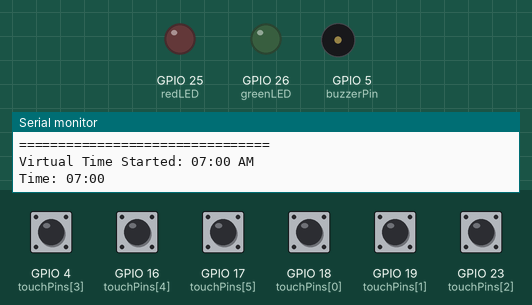
This sketch was run on a simulated ESP32. On the bench: output pins drawn as LEDs (lit = HIGH), buzzer (waves = sounding), the last lines printed to the serial monitor. The inputs (shaded band) are chosen by the test bench; at power-on: GPIO 4 (touchPins[3]), GPIO 16 (touchPins[4]), GPIO 17 (touchPins[5]), GPIO 18 (touchPins[0]), GPIO 19 (touchPins[1]), GPIO 23 (touchPins[2]) LOW. Nothing arrives over Bluetooth unless stated.

Above: at 0.1 s.
At 30.1 s:
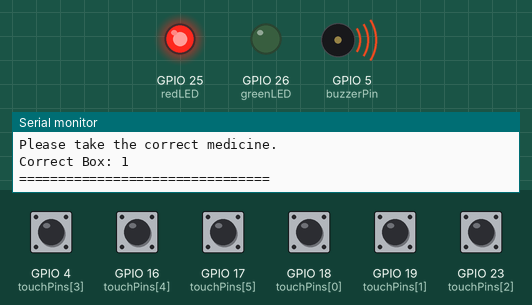
Timing chart, 0 to 91.7 s (numbered marks = the images above):
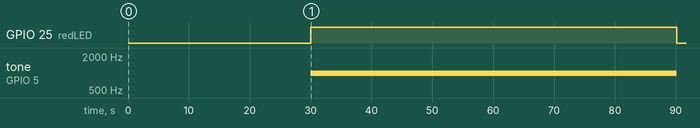

The sketch:

Medi_Assist_System.ino
```cpp
#include <BluetoothSerial.h>

BluetoothSerial SerialBT;

// --------------------------------------------------
// PIN DEFINITIONS
// --------------------------------------------------

const int touchPins[6] = {18, 19, 23, 4, 16, 17};

const int buzzerPin = 5;

const int redLED = 25;
const int greenLED = 26;


// --------------------------------------------------
// VIRTUAL TIME
// --------------------------------------------------

int hour = 7;
int minute = 0;

unsigned long previousMillis = 0;

// 1 real second = 1 virtual minute
const long interval = 1000;


// --------------------------------------------------
// MEDICINE STATUS
// --------------------------------------------------

bool medicineTaken[6] = {
  false,
  false,
  false,
  false,
  false,
  false
};

int previousSlot = -1;


// --------------------------------------------------
// SETUP
// --------------------------------------------------

void setup()
{
  Serial.begin(115200);

  SerialBT.begin("Medicine_Tracker");

  // Touch sensors
  for (int i = 0; i < 6; i++)
  {
    pinMode(touchPins[i], INPUT);
  }

  // Output pins
  pinMode(buzzerPin, OUTPUT);
  pinMode(redLED, OUTPUT);
  pinMode(greenLED, OUTPUT);

  digitalWrite(buzzerPin, LOW);
  digitalWrite(redLED, LOW);
  digitalWrite(greenLED, LOW);

  Serial.println();
  Serial.println("================================");
  Serial.println("     MEDI ASSIST SYSTEM");
  Serial.println("================================");

  SerialBT.println("================================");
  SerialBT.println("     MEDI ASSIST SYSTEM");
  SerialBT.println("================================");

  Serial.println("Virtual Time Started: 07:00 AM");
  SerialBT.println("Virtual Time Started: 07:00 AM");

  SerialBT.println("Bluetooth Monitoring Connected");
}


// --------------------------------------------------
// MAIN LOOP
// --------------------------------------------------

void loop()
{
  // ------------------------------------------------
  // UPDATE VIRTUAL TIME
  // ------------------------------------------------

  unsigned long currentMillis = millis();

  if (currentMillis - previousMillis >= interval)
  {
    previousMillis = currentMillis;

    minute++;

    if (minute >= 60)
    {
      minute = 0;
      hour++;

      if (hour >= 24)
      {
        hour = 0;
      }
    }
  }


  // ------------------------------------------------
  // DISPLAY CURRENT TIME
  // ------------------------------------------------

  Serial.print("Time: ");

  if (hour < 10)
    Serial.print("0");

  Serial.print(hour);
  Serial.print(":");

  if (minute < 10)
    Serial.print("0");

  Serial.println(minute);


  // ------------------------------------------------
  // GET ACTIVE MEDICINE SLOT
  // ------------------------------------------------

  int currentSlot = getCurrentSlot(hour, minute);


  // ------------------------------------------------
  // NEW MEDICINE SLOT STARTED
  // ------------------------------------------------

  if (currentSlot != previousSlot)
  {
    // Stop old alarm
    noTone(buzzerPin);
    digitalWrite(redLED, LOW);

    previousSlot = currentSlot;


    // New medicine slot
    if (currentSlot != -1)
    {
      medicineTaken[currentSlot] = false;

      digitalWrite(greenLED, LOW);

      sendMessage("");
      sendMessage("================================");
      sendMessage("       MEDICINE REMINDER");
      sendMessage("================================");

      sendMessage(getMedicineName(currentSlot));

      sendMessage("Please take the correct medicine.");

      sendMessage("Correct Box: " +
                  String(currentSlot + 1));

      sendMessage("================================");
    }
  }


  // ------------------------------------------------
  // ACTIVE MEDICINE
  // ------------------------------------------------

  if (currentSlot != -1)
  {
    // If medicine is not taken,
    // activate reminder alarm

    if (medicineTaken[currentSlot] == false)
    {
      digitalWrite(redLED, HIGH);

      tone(buzzerPin, 1000);
    }


    // ------------------------------------------------
    // CHECK ALL TOUCH SENSORS
    // ------------------------------------------------

    for (int i = 0; i < 6; i++)
    {
      int touchValue = digitalRead(touchPins[i]);


      if (touchValue == HIGH)
      {
        // --------------------------------------------
        // CORRECT MEDICINE
        // --------------------------------------------

        if (i == currentSlot)
        {
          medicineTaken[currentSlot] = true;

          noTone(buzzerPin);

          digitalWrite(redLED, LOW);

          // Green LED indication
          digitalWrite(greenLED, HIGH);

          sendMessage("");
          sendMessage("================================");
          sendMessage("       MEDICINE TAKEN");
          sendMessage("================================");

          sendMessage(
            "Correct: " +
            getMedicineName(currentSlot)
          );

          sendMessage("Status: SUCCESS");
          sendMessage("Buzzer: OFF");
          sendMessage("Red LED: OFF");
          sendMessage("Green LED: ON");

          sendMessage("================================");

          // Keep green LED ON for 3 seconds
          delay(3000);

          digitalWrite(greenLED, LOW);
        }


        // --------------------------------------------
        // WRONG MEDICINE
        // --------------------------------------------

        else
        {
          sendMessage("");
          sendMessage("⚠️ WARNING!");

          sendMessage(
            "Wrong Box Selected: Box " +
            String(i + 1)
          );

          sendMessage(
            "Correct Box: Box " +
            String(currentSlot + 1)
          );

          sendMessage("Medicine NOT taken.");

          // Red LED + buzzer
          digitalWrite(redLED, HIGH);

          tone(buzzerPin, 1500);

          delay(1000);

          noTone(buzzerPin);

          digitalWrite(redLED, LOW);

          // Small delay to prevent repeated detection
          delay(1000);
        }
      }
    }
  }


  // ------------------------------------------------
  // CHECK MISSED MEDICINES
  // ------------------------------------------------

  checkMissedMedicine(hour, minute);


  delay(100);
}


// ==================================================
// GET CURRENT MEDICINE SLOT
// ==================================================

int getCurrentSlot(int h, int m)
{
  int currentMinutes = h * 60 + m;


  // ----------------------------------------------
  // Medicine 1
  // 7:30 AM - 8:30 AM
  // ----------------------------------------------

  if (currentMinutes >= 450 &&
      currentMinutes < 510)
  {
    return 0;
  }


  // ----------------------------------------------
  // Medicine 2
  // 10:00 AM - 11:00 AM
  // ----------------------------------------------

  if (currentMinutes >= 600 &&
      currentMinutes < 660)
  {
    return 1;
  }


  // ----------------------------------------------
  // Medicine 3
  // 12:30 PM - 1:00 PM
  // ----------------------------------------------

  if (currentMinutes >= 750 &&
      currentMinutes < 780)
  {
    return 2;
  }


  // ----------------------------------------------
  // Medicine 4
  // 2:00 PM - 2:30 PM
  // ----------------------------------------------

  if (currentMinutes >= 840 &&
      currentMinutes < 870)
  {
    return 3;
  }


  // ----------------------------------------------
  // Medicine 5
  // 7:00 PM - 7:30 PM
  // ----------------------------------------------

  if (currentMinutes >= 1140 &&
      currentMinutes < 1170)
  {
    return 4;
  }


  // ----------------------------------------------
  // Medicine 6
  // 9:30 PM - 10:00 PM
  // ----------------------------------------------

  if (currentMinutes >= 1290 &&
      currentMinutes < 1320)
  {
    return 5;
  }


  return -1;
}


// ==================================================
// MEDICINE NAME
// ==================================================

String getMedicineName(int slot)
{
  switch (slot)
  {
    case 0:
      return "Medicine 1 - Before Breakfast";

    case 1:
      return "Medicine 2 - After Breakfast";

    case 2:
      return "Medicine 3 - Before Lunch";

    case 3:
      return "Medicine 4 - After Lunch";

    case 4:
      return "Medicine 5 - Before Dinner";

    case 5:
      return "Medicine 6 - After Dinner";
  }

  return "Unknown Medicine";
}


// ==================================================
// SEND MESSAGE TO SERIAL + BLUETOOTH
// ==================================================

void sendMessage(String message)
{
  Serial.println(message);

  SerialBT.println(message);
}


// ==================================================
// CHECK MISSED MEDICINE
// ==================================================

void checkMissedMedicine(int h, int m)
{
  int currentMinutes = h * 60 + m;


  // Medicine 1 missed
  if (currentMinutes == 510 &&
      medicineTaken[0] == false)
  {
    missedMessage(0);
  }


  // Medicine 2 missed
  if (currentMinutes == 660 &&
      medicineTaken[1] == false)
  {
    missedMessage(1);
  }


  // Medicine 3 missed
  if (currentMinutes == 780 &&
      medicineTaken[2] == false)
  {
    missedMessage(2);
  }


  // Medicine 4 missed
  if (currentMinutes == 870 &&
      medicineTaken[3] == false)
  {
    missedMessage(3);
  }


  // Medicine 5 missed
  if (currentMinutes == 1170 &&
      medicineTaken[4] == false)
  {
    missedMessage(4);
  }


  // Medicine 6 missed
  if (currentMinutes == 1320 &&
      medicineTaken[5] == false)
  {
    missedMessage(5);
  }
}


// ==================================================
// MISSED MEDICINE MESSAGE
// ==================================================

void missedMessage(int slot)
{
  noTone(buzzerPin);

  digitalWrite(redLED, LOW);

  sendMessage("");
  sendMessage("================================");
  sendMessage("       MEDICINE MISSED");
  sendMessage("================================");

  sendMessage(getMedicineName(slot));

  sendMessage("Status: NOT TAKEN");

  sendMessage("Time window expired.");

  sendMessage("================================");
}
```

Measured:
- by itself, GPIO 25 (redLED): LOW → HIGH at 30.1 s, → LOW 60.1 s later
- by itself, tone on GPIO 5 (buzzerPin): silent → 1000 Hz at 30.1 s, → silent 60.1 s later
